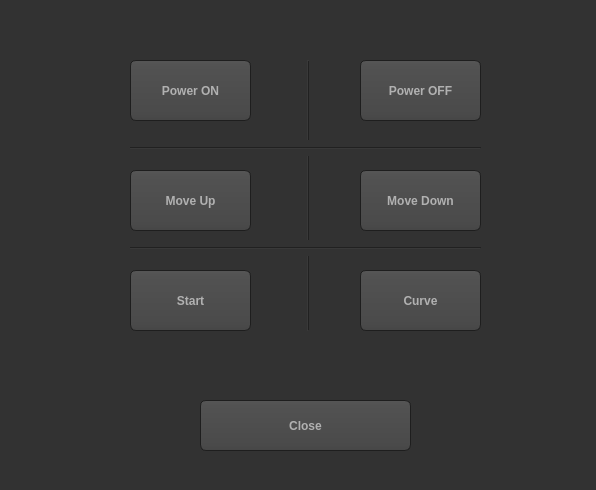
<?xml version="1.0" encoding="UTF-8"?>
<ui version="4.0">
 <class>Form</class>
 <widget class="QWidget" name="Form">
  <property name="geometry">
   <rect>
    <x>0</x>
    <y>0</y>
    <width>596</width>
    <height>490</height>
   </rect>
  </property>
  <property name="windowTitle">
   <string>Form</string>
  </property>
  <property name="styleSheet">
   <string notr="true">QToolTip
{
     border: 1px solid black;
     background-color: #ffa02f;
     padding: 1px;
     border-radius: 3px;
     opacity: 100;
}

QWidget
{
    color: #b1b1b1;
    background-color: #323232;
}

QTreeView, QListView
{
    background-color: silver;
    margin-left: 5px;
}

QWidget:item:hover
{
    background-color: QLinearGradient( x1: 0, y1: 0, x2: 0, y2: 1, stop: 0 #ffa02f, stop: 1 #ca0619);
    color: #000000;
}

QWidget:item:selected
{
    background-color: QLinearGradient( x1: 0, y1: 0, x2: 0, y2: 1, stop: 0 #ffa02f, stop: 1 #d7801a);
}

QMenuBar::item
{
    background: transparent;
}

QMenuBar::item:selected
{
    background: transparent;
    border: 1px solid #ffaa00;
}

QMenuBar::item:pressed
{
    background: #444;
    border: 1px solid #000;
    background-color: QLinearGradient(
        x1:0, y1:0,
        x2:0, y2:1,
        stop:1 #212121,
        stop:0.4 #343434/*,
        stop:0.2 #343434,
        stop:0.1 #ffaa00*/
    );
    margin-bottom:-1px;
    padding-bottom:1px;
}

QMenu
{
    border: 1px solid #000;
}

QMenu::item
{
    padding: 2px 20px 2px 20px;
}

QMenu::item:selected
{
    color: #000000;
}

QWidget:disabled
{
    color: #808080;
    background-color: #323232;
}

QAbstractItemView
{
    background-color: QLinearGradient( x1: 0, y1: 0, x2: 0, y2: 1, stop: 0 #4d4d4d, stop: 0.1 #646464, stop: 1 #5d5d5d);
}

QWidget:focus
{
    /*border: 1px solid darkgray;*/
}

QLineEdit
{
    background-color: QLinearGradient( x1: 0, y1: 0, x2: 0, y2: 1, stop: 0 #4d4d4d, stop: 0 #646464, stop: 1 #5d5d5d);
    padding: 1px;
    border-style: solid;
    border: 1px solid #1e1e1e;
    border-radius: 5;
}

QPushButton
{
    color: #b1b1b1;
    background-color: QLinearGradient( x1: 0, y1: 0, x2: 0, y2: 1, stop: 0 #565656, stop: 0.1 #525252, stop: 0.5 #4e4e4e, stop: 0.9 #4a4a4a, stop: 1 #464646);
    border-width: 1px;
    border-color: #1e1e1e;
    border-style: solid;
    border-radius: 6;
    padding: 3px;
    font-size: 12px;
    padding-left: 5px;
    padding-right: 5px;
    min-width: 40px;
}

QPushButton:pressed
{
    background-color: QLinearGradient( x1: 0, y1: 0, x2: 0, y2: 1, stop: 0 #2d2d2d, stop: 0.1 #2b2b2b, stop: 0.5 #292929, stop: 0.9 #282828, stop: 1 #252525);
}

QComboBox
{
    selection-background-color: #ffaa00;
    background-color: QLinearGradient( x1: 0, y1: 0, x2: 0, y2: 1, stop: 0 #565656, stop: 0.1 #525252, stop: 0.5 #4e4e4e, stop: 0.9 #4a4a4a, stop: 1 #464646);
    border-style: solid;
    border: 1px solid #1e1e1e;
    border-radius: 5;
}

QComboBox:hover,QPushButton:hover
{
    border: 2px solid QLinearGradient( x1: 0, y1: 0, x2: 0, y2: 1, stop: 0 #ffa02f, stop: 1 #d7801a);
}


QComboBox:on
{
    padding-top: 3px;
    padding-left: 4px;
    background-color: QLinearGradient( x1: 0, y1: 0, x2: 0, y2: 1, stop: 0 #2d2d2d, stop: 0.1 #2b2b2b, stop: 0.5 #292929, stop: 0.9 #282828, stop: 1 #252525);
    selection-background-color: #ffaa00;
}

QComboBox QAbstractItemView
{
    border: 2px solid darkgray;
    selection-background-color: QLinearGradient( x1: 0, y1: 0, x2: 0, y2: 1, stop: 0 #ffa02f, stop: 1 #d7801a);
}

QComboBox::drop-down
{
     subcontrol-origin: padding;
     subcontrol-position: top right;
     width: 15px;

     border-left-width: 0px;
     border-left-color: darkgray;
     border-left-style: solid; /* just a single line */
     border-top-right-radius: 3px; /* same radius as the QComboBox */
     border-bottom-right-radius: 3px;
 }

QComboBox::down-arrow
{
     image: url(:/dark_orange/img/down_arrow.png);
}

QGroupBox
{
    border: 1px solid darkgray;
    margin-top: 10px;
}

QGroupBox:focus
{
    border: 1px solid darkgray;
}

QTextEdit:focus
{
    border: 1px solid darkgray;
}

QScrollBar:horizontal {
     border: 1px solid #222222;
     background: QLinearGradient( x1: 0, y1: 0, x2: 0, y2: 1, stop: 0.0 #121212, stop: 0.2 #282828, stop: 1 #484848);
     height: 7px;
     margin: 0px 16px 0 16px;
}

QScrollBar::handle:horizontal
{
      background: QLinearGradient( x1: 0, y1: 0, x2: 1, y2: 0, stop: 0 #ffa02f, stop: 0.5 #d7801a, stop: 1 #ffa02f);
      min-height: 20px;
      border-radius: 2px;
}

QScrollBar::add-line:horizontal {
      border: 1px solid #1b1b19;
      border-radius: 2px;
      background: QLinearGradient( x1: 0, y1: 0, x2: 1, y2: 0, stop: 0 #ffa02f, stop: 1 #d7801a);
      width: 14px;
      subcontrol-position: right;
      subcontrol-origin: margin;
}

QScrollBar::sub-line:horizontal {
      border: 1px solid #1b1b19;
      border-radius: 2px;
      background: QLinearGradient( x1: 0, y1: 0, x2: 1, y2: 0, stop: 0 #ffa02f, stop: 1 #d7801a);
      width: 14px;
     subcontrol-position: left;
     subcontrol-origin: margin;
}

QScrollBar::right-arrow:horizontal, QScrollBar::left-arrow:horizontal
{
      border: 1px solid black;
      width: 1px;
      height: 1px;
      background: white;
}

QScrollBar::add-page:horizontal, QScrollBar::sub-page:horizontal
{
      background: none;
}

QScrollBar:vertical
{
      background: QLinearGradient( x1: 0, y1: 0, x2: 1, y2: 0, stop: 0.0 #121212, stop: 0.2 #282828, stop: 1 #484848);
      width: 7px;
      margin: 16px 0 16px 0;
      border: 1px solid #222222;
}

QScrollBar::handle:vertical
{
      background: QLinearGradient( x1: 0, y1: 0, x2: 0, y2: 1, stop: 0 #ffa02f, stop: 0.5 #d7801a, stop: 1 #ffa02f);
      min-height: 20px;
      border-radius: 2px;
}

QScrollBar::add-line:vertical
{
      border: 1px solid #1b1b19;
      border-radius: 2px;
      background: QLinearGradient( x1: 0, y1: 0, x2: 0, y2: 1, stop: 0 #ffa02f, stop: 1 #d7801a);
      height: 14px;
      subcontrol-position: bottom;
      subcontrol-origin: margin;
}

QScrollBar::sub-line:vertical
{
      border: 1px solid #1b1b19;
      border-radius: 2px;
      background: QLinearGradient( x1: 0, y1: 0, x2: 0, y2: 1, stop: 0 #d7801a, stop: 1 #ffa02f);
      height: 14px;
      subcontrol-position: top;
      subcontrol-origin: margin;
}

QScrollBar::up-arrow:vertical, QScrollBar::down-arrow:vertical
{
      border: 1px solid black;
      width: 1px;
      height: 1px;
      background: white;
}


QScrollBar::add-page:vertical, QScrollBar::sub-page:vertical
{
      background: none;
}

QTextEdit
{
    background-color: #242424;
}

QPlainTextEdit
{
    background-color: #242424;
}

QHeaderView::section
{
    background-color: QLinearGradient(x1:0, y1:0, x2:0, y2:1, stop:0 #616161, stop: 0.5 #505050, stop: 0.6 #434343, stop:1 #656565);
    color: white;
    padding-left: 4px;
    border: 1px solid #6c6c6c;
}

QCheckBox:disabled
{
color: #414141;
}

QDockWidget::title
{
    text-align: center;
    spacing: 3px; /* spacing between items in the tool bar */
    background-color: QLinearGradient(x1:0, y1:0, x2:0, y2:1, stop:0 #323232, stop: 0.5 #242424, stop:1 #323232);
}

QDockWidget::close-button, QDockWidget::float-button
{
    text-align: center;
    spacing: 1px; /* spacing between items in the tool bar */
    background-color: QLinearGradient(x1:0, y1:0, x2:0, y2:1, stop:0 #323232, stop: 0.5 #242424, stop:1 #323232);
}

QDockWidget::close-button:hover, QDockWidget::float-button:hover
{
    background: #242424;
}

QDockWidget::close-button:pressed, QDockWidget::float-button:pressed
{
    padding: 1px -1px -1px 1px;
}

QMainWindow::separator
{
    background-color: QLinearGradient(x1:0, y1:0, x2:0, y2:1, stop:0 #161616, stop: 0.5 #151515, stop: 0.6 #212121, stop:1 #343434);
    color: white;
    padding-left: 4px;
    border: 1px solid #4c4c4c;
    spacing: 3px; /* spacing between items in the tool bar */
}

QMainWindow::separator:hover
{

    background-color: QLinearGradient(x1:0, y1:0, x2:0, y2:1, stop:0 #d7801a, stop:0.5 #b56c17 stop:1 #ffa02f);
    color: white;
    padding-left: 4px;
    border: 1px solid #6c6c6c;
    spacing: 3px; /* spacing between items in the tool bar */
}

QToolBar::handle
{
     spacing: 3px; /* spacing between items in the tool bar */
     background: url(:/dark_orange/img/handle.png);
}

QMenu::separator
{
    height: 2px;
    background-color: QLinearGradient(x1:0, y1:0, x2:0, y2:1, stop:0 #161616, stop: 0.5 #151515, stop: 0.6 #212121, stop:1 #343434);
    color: white;
    padding-left: 4px;
    margin-left: 10px;
    margin-right: 5px;
}

QProgressBar
{
    border: 2px solid grey;
    border-radius: 5px;
    text-align: center;
}

QProgressBar::chunk
{
    background-color: #d7801a;
    width: 2.15px;
    margin: 0.5px;
}

QTabBar::tab {
    color: #b1b1b1;
    border: 1px solid #444;
    border-bottom-style: none;
    background-color: #323232;
    padding-left: 10px;
    padding-right: 10px;
    padding-top: 3px;
    padding-bottom: 2px;
    margin-right: -1px;
}

QTabWidget::pane {
    border: 1px solid #444;
    top: 1px;
}

QTabBar::tab:last
{
    margin-right: 0; /* the last selected tab has nothing to overlap with on the right */
    border-top-right-radius: 3px;
}

QTabBar::tab:first:!selected
{
 margin-left: 0px; /* the last selected tab has nothing to overlap with on the right */


    border-top-left-radius: 3px;
}

QTabBar::tab:!selected
{
    color: #b1b1b1;
    border-bottom-style: solid;
    margin-top: 3px;
    background-color: QLinearGradient(x1:0, y1:0, x2:0, y2:1, stop:1 #212121, stop:.4 #343434);
}

QTabBar::tab:selected
{
    border-top-left-radius: 3px;
    border-top-right-radius: 3px;
    margin-bottom: 0px;
}

QTabBar::tab:!selected:hover
{
    /*border-top: 2px solid #ffaa00;
    padding-bottom: 3px;*/
    border-top-left-radius: 3px;
    border-top-right-radius: 3px;
    background-color: QLinearGradient(x1:0, y1:0, x2:0, y2:1, stop:1 #212121, stop:0.4 #343434, stop:0.2 #343434, stop:0.1 #ffaa00);
}

QRadioButton::indicator:checked, QRadioButton::indicator:unchecked{
    color: #b1b1b1;
    background-color: #323232;
    border: 1px solid #b1b1b1;
    border-radius: 6px;
}

QRadioButton::indicator:checked
{
    background-color: qradialgradient(
        cx: 0.5, cy: 0.5,
        fx: 0.5, fy: 0.5,
        radius: 1.0,
        stop: 0.25 #ffaa00,
        stop: 0.3 #323232
    );
}

QCheckBox::indicator{
    color: #b1b1b1;
    background-color: #323232;
    border: 1px solid #b1b1b1;
    width: 9px;
    height: 9px;
}

QRadioButton::indicator
{
    border-radius: 6px;
}

QRadioButton::indicator:hover, QCheckBox::indicator:hover
{
    border: 1px solid #ffaa00;
}

QCheckBox::indicator:checked
{
    image:url(:/dark_orange/img/checkbox.png);
}

QCheckBox::indicator:disabled, QRadioButton::indicator:disabled
{
    border: 1px solid #444;
}


QSlider::groove:horizontal {
    border: 1px solid #3A3939;
    height: 8px;
    background: #201F1F;
    margin: 2px 0;
    border-radius: 2px;
}

QSlider::handle:horizontal {
    background: QLinearGradient( x1: 0, y1: 0, x2: 0, y2: 1,
      stop: 0.0 silver, stop: 0.2 #a8a8a8, stop: 1 #727272);
    border: 1px solid #3A3939;
    width: 14px;
    height: 14px;
    margin: -4px 0;
    border-radius: 2px;
}

QSlider::groove:vertical {
    border: 1px solid #3A3939;
    width: 8px;
    background: #201F1F;
    margin: 0 0px;
    border-radius: 2px;
}

QSlider::handle:vertical {
    background: QLinearGradient( x1: 0, y1: 0, x2: 0, y2: 1, stop: 0.0 silver,
      stop: 0.2 #a8a8a8, stop: 1 #727272);
    border: 1px solid #3A3939;
    width: 14px;
    height: 14px;
    margin: 0 -4px;
    border-radius: 2px;
}

QAbstractSpinBox {
    padding-top: 2px;
    padding-bottom: 2px;
    border: 1px solid darkgray;

    border-radius: 2px;
    min-width: 50px;
}</string>
  </property>
  <widget class="QPushButton" name="pushButton_5">
   <property name="geometry">
    <rect>
     <x>200</x>
     <y>400</y>
     <width>211</width>
     <height>51</height>
    </rect>
   </property>
   <property name="font">
    <font>
     <pointsize>-1</pointsize>
     <weight>75</weight>
     <bold>true</bold>
    </font>
   </property>
   <property name="toolTip">
    <string>press to finish program</string>
   </property>
   <property name="styleSheet">
    <string notr="true">QpushButtom{
color: rgb(255, 170, 0);
font: 75 10pt &quot;MS Shell Dlg 2&quot;;

}
</string>
   </property>
   <property name="text">
    <string>Close</string>
   </property>
  </widget>
  <widget class="QPushButton" name="PushPowerOn">
   <property name="geometry">
    <rect>
     <x>130</x>
     <y>60</y>
     <width>121</width>
     <height>61</height>
    </rect>
   </property>
   <property name="font">
    <font>
     <pointsize>-1</pointsize>
     <weight>75</weight>
     <bold>true</bold>
    </font>
   </property>
   <property name="toolTip">
    <string>Press to turn on </string>
   </property>
   <property name="text">
    <string>Power ON</string>
   </property>
  </widget>
  <widget class="QPushButton" name="PushPowerOff">
   <property name="geometry">
    <rect>
     <x>360</x>
     <y>60</y>
     <width>121</width>
     <height>61</height>
    </rect>
   </property>
   <property name="font">
    <font>
     <pointsize>-1</pointsize>
     <weight>75</weight>
     <bold>true</bold>
    </font>
   </property>
   <property name="toolTip">
    <string>Press to turn off</string>
   </property>
   <property name="text">
    <string>Power OFF</string>
   </property>
  </widget>
  <widget class="QPushButton" name="PushMoveUp">
   <property name="geometry">
    <rect>
     <x>130</x>
     <y>170</y>
     <width>121</width>
     <height>61</height>
    </rect>
   </property>
   <property name="font">
    <font>
     <pointsize>-1</pointsize>
     <weight>75</weight>
     <bold>true</bold>
    </font>
   </property>
   <property name="toolTip">
    <string>Press to move up</string>
   </property>
   <property name="text">
    <string>Move Up</string>
   </property>
  </widget>
  <widget class="QPushButton" name="PushMoveDown">
   <property name="geometry">
    <rect>
     <x>360</x>
     <y>170</y>
     <width>121</width>
     <height>61</height>
    </rect>
   </property>
   <property name="font">
    <font>
     <pointsize>-1</pointsize>
     <weight>75</weight>
     <bold>true</bold>
    </font>
   </property>
   <property name="toolTip">
    <string>Press to move Down</string>
   </property>
   <property name="text">
    <string>Move Down</string>
   </property>
  </widget>
  <widget class="QPushButton" name="PushCurve">
   <property name="geometry">
    <rect>
     <x>360</x>
     <y>270</y>
     <width>121</width>
     <height>61</height>
    </rect>
   </property>
   <property name="font">
    <font>
     <pointsize>-1</pointsize>
     <weight>75</weight>
     <bold>true</bold>
    </font>
   </property>
   <property name="toolTip">
    <string>press to show curve</string>
   </property>
   <property name="text">
    <string>Curve</string>
   </property>
  </widget>
  <widget class="QPushButton" name="PushStart">
   <property name="geometry">
    <rect>
     <x>130</x>
     <y>270</y>
     <width>121</width>
     <height>61</height>
    </rect>
   </property>
   <property name="font">
    <font>
     <pointsize>-1</pointsize>
     <weight>75</weight>
     <bold>true</bold>
    </font>
   </property>
   <property name="toolTip">
    <string>press to start process</string>
   </property>
   <property name="text">
    <string>Start</string>
   </property>
  </widget>
  <widget class="Line" name="line">
   <property name="geometry">
    <rect>
     <x>300</x>
     <y>60</y>
     <width>16</width>
     <height>271</height>
    </rect>
   </property>
   <property name="font">
    <font>
     <weight>50</weight>
     <bold>false</bold>
    </font>
   </property>
   <property name="frameShadow">
    <enum>QFrame::Raised</enum>
   </property>
   <property name="orientation">
    <enum>Qt::Vertical</enum>
   </property>
  </widget>
  <widget class="Line" name="line_2">
   <property name="enabled">
    <bool>true</bool>
   </property>
   <property name="geometry">
    <rect>
     <x>130</x>
     <y>140</y>
     <width>351</width>
     <height>16</height>
    </rect>
   </property>
   <property name="orientation">
    <enum>Qt::Horizontal</enum>
   </property>
  </widget>
  <widget class="Line" name="line_3">
   <property name="geometry">
    <rect>
     <x>130</x>
     <y>240</y>
     <width>351</width>
     <height>16</height>
    </rect>
   </property>
   <property name="orientation">
    <enum>Qt::Horizontal</enum>
   </property>
  </widget>
 </widget>
 <resources/>
 <connections>
  <connection>
   <sender>pushButton_5</sender>
   <signal>clicked()</signal>
   <receiver>Form</receiver>
   <slot>close()</slot>
   <hints>
    <hint type="sourcelabel">
     <x>277</x>
     <y>512</y>
    </hint>
    <hint type="destinationlabel">
     <x>120</x>
     <y>-22</y>
    </hint>
   </hints>
  </connection>
 </connections>
</ui>
